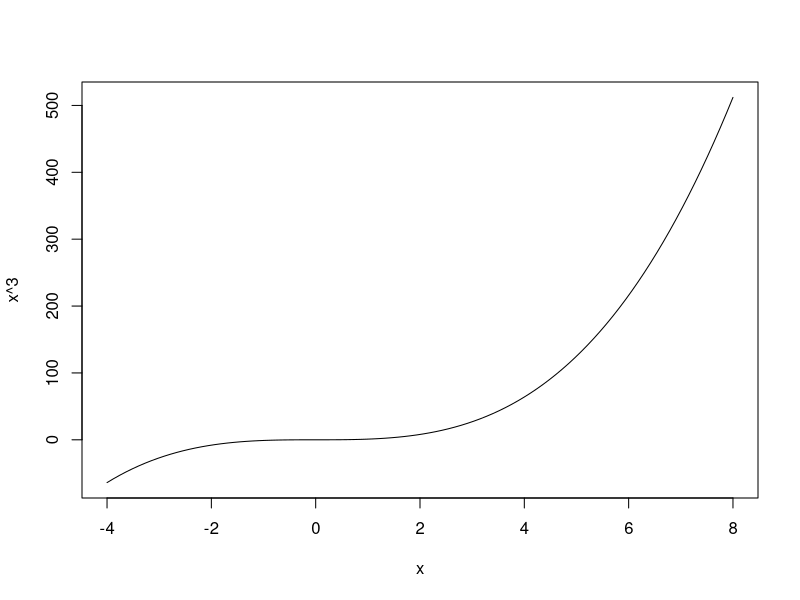
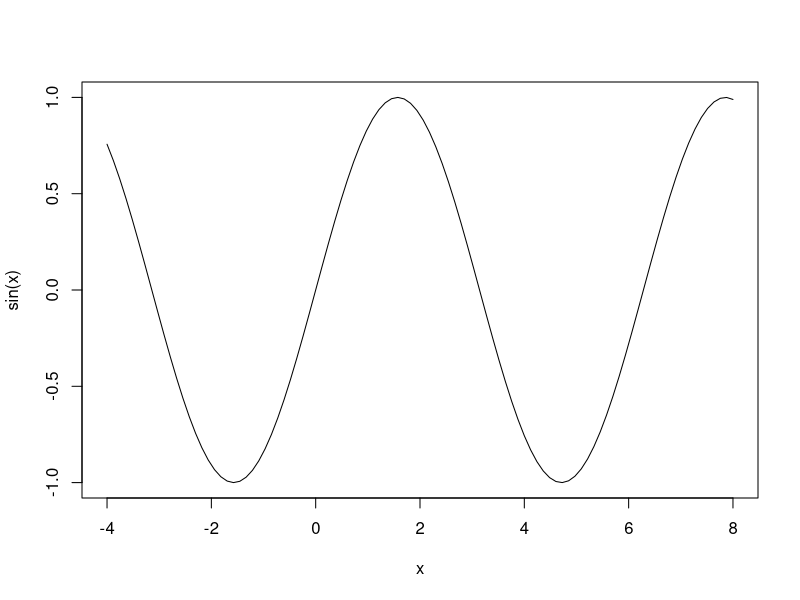

Recreate these plots in R, in order.
## ---- chunk 1
#| fig-cap: Charts
#| label: fig-plots
#| fig-subcap:
#|   - "$f(x)=x^3$"
#|   - "$f(x)=\\sin(x)$"
#| layout-ncol: 2

x = seq(-4, 8, length.out=100)

plot(x, x**3, type="l")

plot(x, sin(x), type="l")
